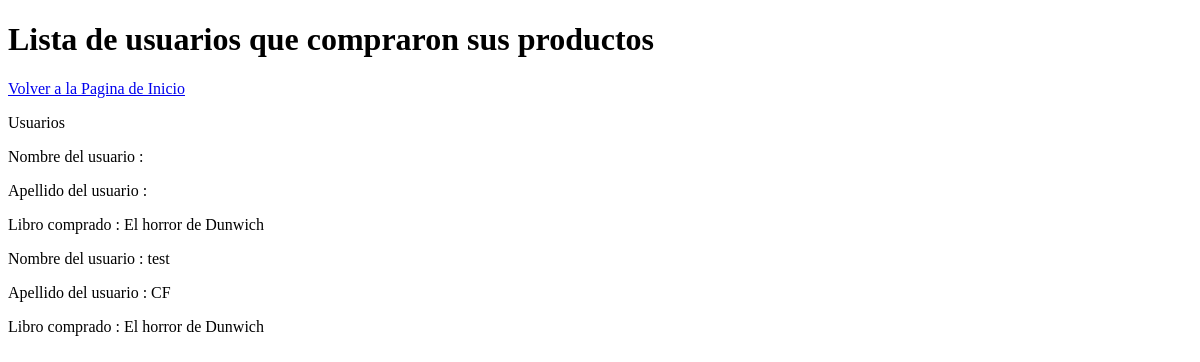
Page /VistaCompradores (signed in) on the earlier database version.
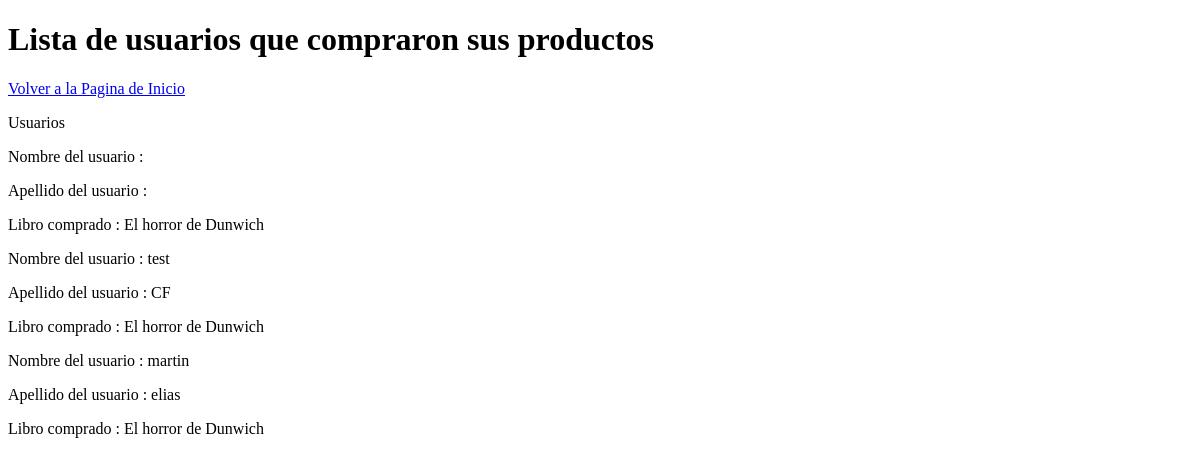
Same page on the later database version.
### homePage/models.py (models this page shows, shortened)
class Compradores(models.Model):
		libro = models.ForeignKey(infoLibro, on_delete=models.SET_NULL,null=True)
		manualidad = models.ForeignKey(contenidoManualidad, on_delete=models.SET_NULL,null=True)
		usuarioDuenio=models.ForeignKey (infousuario,on_delete=models.SET_NULL, null=True,related_name='usuarioDuenio')
		usuarioComprador=models.ForeignKey (infousuario,on_delete=models.SET_NULL, null=True,related_name='usuarioComprador')

class infoLibro(models.Model):
	user=models.ForeignKey(User,on_delete=models.SET_NULL, null=True)
	archivo=models.FileField(upload_to='contenido/books/', validators=[validate_file_extension],default='contenido/books/default.pdf')
	genero= models.ForeignKey(GeneroLiterario, on_delete=models.SET_NULL, null=True)
	Titulo= models.CharField(max_length=50)
	Descripcion=models.TextField(max_length=2000)
	ISBN= models.IntegerField()
	PrecioLibro= models.IntegerField(default=0)
	CantidadPaginas=models.IntegerField()
	Idioma=models.CharField(max_length=15)
	imagen=models.ImageField(upload_to='images/books/covers/',default='images/books/covers/default.jpg', null=True,blank=True )

class infousuario(models.Model):
	balance= models.IntegerField(default=0)
	user= models.OneToOneField (User,on_delete=models.CASCADE)
	aficiones= models.ForeignKey(competencias,on_delete=models.CASCADE,null=True)
	es_CreadorDeContenido= models.BooleanField(default=False)
	profile_img=models.ImageField(upload_to='images/profile/',default='images/profile/perfilb.jpg',null=False,blank=False)
	es_Nada= models.BooleanField(default=False)

### homePage/views.py (the view)
# urls.py: url(r'^VistaCompradores$', views.compradores_view, name='ver compradores'),
@login_required(login_url='/')
def compradores_view(request):
	usuario= infousuario.objects.get(user = request.user)
	usuariosCompradores=[]
	usuariosCompraManu=[]
	compradxres=Compradores.objects.filter(usuarioDuenio=infousuario.objects.get(user = request.user))
	for item in compradxres:
		if( item.usuarioComprador is not None and item.libro is not None ):#Si es un libro
			usuariosCompradores.append(item)
		if( item.usuarioComprador is not None and item.manualidad is not None ):#Si es un libro
			usuariosCompraManu.append(item)
	return render(request,'VistaCompradores.html',{'usuariosCompradores':usuariosCompradores,'usuariosCompraManu':usuariosCompraManu})

### homePage/templates/VistaCompradores.html (shortened to what this page needs)
<!DOCTYPE html>
<html>
<head>
</head>
<body>
<h1>Lista de usuarios que compraron sus productos</h1>
<a href="/HomePage">Volver a la Pagina de Inicio</a>
<p>Usuarios </p>
{% for  Usuarios in usuariosCompradores %}
<p>Nombre del usuario : {{Usuarios.usuarioComprador.user.first_name}}</p>
<p>Apellido del usuario : {{Usuarios.usuarioComprador.user.last_name}}</p>
<p>Libro comprado : {{Usuarios.libro.Titulo}}</p>
{%endfor%}
</body>
</html>

Differences in the rows shown:
added Compradores: usuarioComprador.user.first_name "martin", usuarioComprador.user.last_name "elias", libro.Titulo "El horror de Dunwich"
